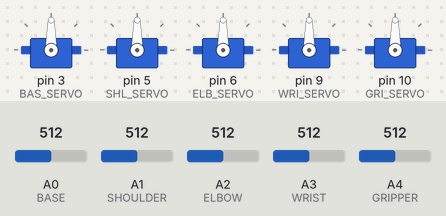
The sketch below on a simulated Arduino Uno, built with avr-gcc and run on an emulated ATmega328P. On the bench: 5 × servo. The inputs (shaded band) are chosen by the test bench; at power-on: A0 (BASE) = 512, A1 (SHOULDER) = 512, A2 (ELBOW) = 512, A3 (WRIST) = 512, A4 (GRIPPER) = 512.

Above: at 2.2 s.
2.3 s: A0 (BASE) set to 555
3.8 s: A0 (BASE) set to 577
At 5.1 s:
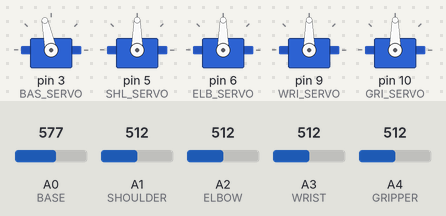
6.8 s: A1 (SHOULDER) set to 545
9.8 s: A1 (SHOULDER) set to 581
At 9.95 s:
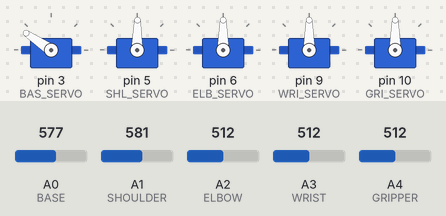
12.8 s: A2 (ELBOW) set to 610
At 13.04 s:
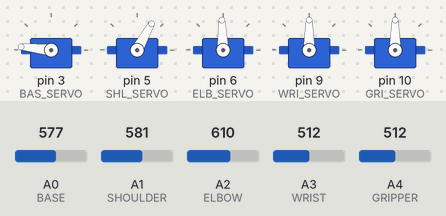
15.8 s: A3 (WRIST) set to 306
At 16.22 s:
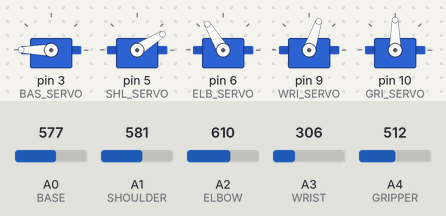
Timing chart, 0 to 22.1 s (numbered marks = the images above; inputs shaded):
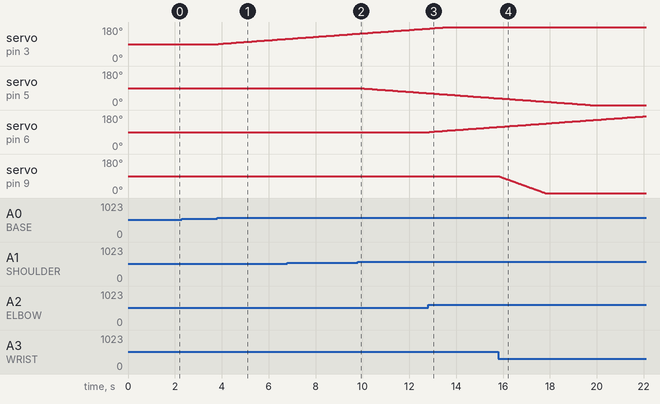

Measured:
- the behaviour switches between 562 and 563 on A0 (BASE) (found by bisection; images 0 and 1)
- the behaviour switches between 562 and 563 on A1 (SHOULDER) (found by bisection; images 1 and 2)
- after the input at 2.3 s, every drawn part: stays the same
- after the input at 3.8 s, servo on pin 3 (BAS_SERVO): moves from 90° to 117° over 2.9 s, starting after 0.05 s
- after the input at 9.8 s, servo on pin 5 (SHL_SERVO): moves from 90° to 63° over 2.9 s, starting after 0.06 s
- after the input at 12.8 s, servo on pin 6 (ELB_SERVO): moves from 90° to 117° over 2.9 s, starting after 0.05 s
- after the input at 15.8 s, servo on pin 9 (WRI_SERVO): moves from 90° to 0° over 2.0 s, starting at once

The sketch:

RobotGeekArmAnalog.ino
```cpp
// (licence header left out)
#include <Servo.h>

// Original v1.0 Arm using Rotation Knob/Absolute control for Base input. Uncomment next line to use v1.0 code (v11 define must be commented out).
//#define v10

// Revised v1.1 Arm using Incremental Joystick Lever for Base Input. Uncomment next line to use v1.1 code (v10 define must be commented out)
#define v11

// enables serial debugging via serial monitor @ 38400 baud. Outputs actual uS servo positions, including any offsets.
//#define SERIAL_DEBUG

//define analog pins that will be connected to the joystick pins
#define BASE     0  //connected to Horizontal Axis on Joystick # 1
#define SHOULDER 1  //connected to Vertical Axis on Joystick # 2
#define ELBOW    2  //connected to Vertical Axis on Joystick # 3
#define WRIST    3  //connected to Vertical Axis on Joystick # 4
#define GRIPPER  4  //connected to Rotation Knob / Potentiometer # 1

// Servo position limitations - limits in microseconds
#define BASE_MIN      600     //full counterclockwise for RobotGeek 180 degree servo
#define BASE_MAX      2400    //full clockwise for RobotGeek 180 degree servo
#define SHOULDER_MIN  600
#define SHOULDER_MAX  2400
#define ELBOW_MIN     600
#define ELBOW_MAX     2400
#define WRIST_MIN     600
#define WRIST_MAX     2400
#define GRIPPER_MIN   900    //full counterclockwise for 9g servo
#define GRIPPER_MAX   2100   //full clockwise for 9g servo

//generic deadband limits - not all joystics will center at 512, so these limits remove 'drift' from joysticks that are off-center.
#define DEADBANDLOW 482   //decrease this value if drift occurs, increase it to increase sensitivity around the center position
#define DEADBANDHIGH 542  //increase this value if drift occurs, decrease it to increase sensitivity around the center position

// Declare servo objects
Servo BAS_SERVO;    //base servo - RobotGeek Servo
Servo SHL_SERVO;    //shoulder servo - RobotGeek Servo
Servo ELB_SERVO;    //elbow servo - RobotGeek Servo
Servo WRI_SERVO;    //wrist servo - RobotGeek Servo
Servo WRO_SERVO;    //wrist rotate servo - RobotGeek Servo (unused for snapper arm)
Servo GRI_SERVO;    //gripper servo - 9g servo

//present positions of the servos
int Base     =1500;    //holds the present position of the Base servo, starts at 1500 (centered)
int Shoulder =1500;    //holds the present position of the Shoulder servo, starts at 1500 (centered)
int Elbow    =1500;    //holds the present position of the Elbow servo, starts at 1500 (centered)
int Wrist    =1500;    //holds the present position of the wrist servo, starts at 1500 (centered)
int Gripper  =1500;    //holds the present position of the gripper servo, starts at 1500 (centered)

// Define servo offsets in +/- uS. Adjust if your arm is not centering properly.
#define BAS_SERVO_ERROR 0 //(+ is CW, - is CCW)
#define SHL_SERVO_ERROR 0 //(+ is forward, - is backward)
#define ELB_SERVO_ERROR 0 //(+ is up, - is down)
#define WRI_SERVO_ERROR 0 //(+ is up, - is down)
#define GRI_SERVO_ERROR 0 //(+ is tighten grip, - is loosen grip)

//last read values of analog sensors (Native values, 0-1023)
int joyBaseVal = 0;     //present value of the base rotation knob (analog 0)
int joyShoulderVal = 0; //present value of the shoulder joystick (analog 1)
int joyElbowVal = 0;    //present value of the elbow joystick (analog 2)
int joyWristVal = 0;    //present value of the wrist joystick (analog 3)
int joyGripperVal = 0;  //present value of the gripper rotation knob (analog 4)

//last calculated values of analog sensors (Mapped values)
//knob values (base and gripper) will be mapped directly to the servo limits
//joystick values (shoulder, elbow and wrist) will be mapped from -speed to speed, to faciliate incremental control
int joyBaseMapped = 0;      //base knob value, mapped from 1-1023 to BASE_MIN-BASE_MAX
int joyShoulderMapped = 0;  //shoulder joystick value, mapped from 1-1023 to -speed to speed
int joyElbowMapped = 0;     //elbow joystick value, mapped from 1-1023 to -speed to speed
int joyWristMapped = 0;     //wrist joystick value, mapped from 1-1023 to -speed to speed
int joyGripperMapped = 0;   //gripper knob  value, mapped from 1-1023 to GRIPPER_MIN-GRIPPER_MAX

int speed = 10;  //speed modififer, increase this to increase the speed of the movement

int serialtimer = 0;


//===================================================================================================
// Setup
//====================================================================================================
void setup()
{
  Serial.begin(38400);
  // Attach servo and set limits
  BAS_SERVO.attach(3, BASE_MIN, BASE_MAX);
  SHL_SERVO.attach(5, SHOULDER_MIN, SHOULDER_MAX);
  ELB_SERVO.attach(6, ELBOW_MIN, ELBOW_MAX);
  WRI_SERVO.attach(9, WRIST_MIN, WRIST_MAX);
  GRI_SERVO.attach(10, GRIPPER_MIN, GRIPPER_MAX);

  delay(1000);  //wait 1 second

  set_servo();  // Move servos to defualt positions
}

void loop()
{

   //read analog values from analog sensors
   joyBaseVal = analogRead(BASE);
   joyShoulderVal = analogRead(SHOULDER);
   joyElbowVal = analogRead(ELBOW);
   joyWristVal = analogRead(WRIST);
   joyGripperVal = analogRead(GRIPPER);

// Base joint is handled differently depending upon analog control solution. v1.0 Snapper Arms used a rotational knob with direct/absolute control of the base servo, where v1.1 Snapper Arms use an incremental Joystick.

#ifdef v10
   joyBaseMapped = map(joyBaseVal, 1023, 0, BASE_MIN, BASE_MAX);  //Mapping analog knob value to servo PWM signal range
   Base = joyBaseMapped; //set servo position variable to the mapped value from the knob. Absolute/direct control.
#endif

#ifdef v11
   //only update the base joint if the joystick is outside the deadzone (i.e. moved oustide the center position)
   if(joyBaseVal > DEADBANDHIGH || joyBaseVal < DEADBANDLOW)
   {
     joyBaseMapped = map(joyBaseVal, 0, 1023, -speed, speed); //Map analog value from native joystick value (0 to 1023) to incremental change (-speed to speed)
     Base += joyBaseMapped; //add mapped base joystick value to present Base Value (positive values of joyBaseMapped will increase the position, negative values will decrease the position)
   }
#endif


   //only update the shoulder joint if the joystick is outside the deadzone (i.e. moved oustide the center position)
   if(joyShoulderVal > DEADBANDHIGH || joyShoulderVal < DEADBANDLOW)
   {
     joyShoulderMapped = map(joyShoulderVal, 0, 1023, -speed, speed); //Map analog value from native joystick value (0 to 1023) to incremental change (-speed to speed)
     Shoulder = Shoulder - joyShoulderMapped; //add mapped shoulder joystick value to present Shoulder Value (positive values of joyShoulderMapped will increase the position, negative values will decrease the position)
   }

   //only update the elbow joint if the joystick is outside the deadzone (i.e. moved oustide the center position)
   if(joyElbowVal > DEADBANDHIGH || joyElbowVal < DEADBANDLOW)
   {
     joyElbowMapped = map(joyElbowVal, 0, 1023, -speed, speed); //Map analog value from native joystick value (0 to 1023) to incremental change (-speed to speed)
     Elbow = Elbow + joyElbowMapped;//add mapped elbow joystick value to present elbow Value (positive values of joyElbowMapped will increase the position, negative values will decrease the position)
   }


   //only update the wrist joint if the joystick is outside the deadzone (i.e. moved oustide the center position)
   if(joyWristVal > DEADBANDHIGH || joyWristVal < DEADBANDLOW)
   {
     joyWristMapped = map(joyWristVal, 0, 1023, -speed, speed); //Map analog value from native joystick value (0 to 1023) to incremental change (-speed to speed)
     Wrist = Wrist + joyWristMapped;//add mapped wrist joystick value to present wrist Value (positive values of joyWristMapped will increase the position, negative values will decrease the position)
   }


   //Mapping analog joystick value to servo PWM signal range
   joyGripperMapped = map(joyGripperVal, 0, 1023, GRIPPER_MIN, GRIPPER_MAX);
   Gripper = joyGripperMapped;//set servo position variable to the mapped value from the knob


    //enforce upper/lower limits for servo position variable
    //(actual servo positions min/max are setup above as a part of .attach(), this is just for variable)
    if (Base < BASE_MIN)
    {
      Base =BASE_MIN;
    }
    else if (Base > BASE_MAX)
    {
      Base =BASE_MAX;
    }

    //enforce upper/lower limits for shoulder servo
    if (Shoulder < SHOULDER_MIN)
    {
      Shoulder =SHOULDER_MIN;
    }

    else if (Shoulder > SHOULDER_MAX)
    {
      Shoulder =SHOULDER_MAX;
    }


    //enforce upper/lower limits for elbow servo
    if (Elbow < ELBOW_MIN)
    {
      Elbow = ELBOW_MIN;
    }
    else if (Elbow > ELBOW_MAX)
    {
      Elbow = ELBOW_MAX;
    }


    //enforce upper/lower limits for wrist servo
    if (Wrist < WRIST_MIN)
    {
      Wrist = WRIST_MIN;
    }

    else if (Wrist > WRIST_MAX)
    {
      Wrist =WRIST_MAX;
    }


    //enforce upper/lower limits for gripper servo
    if (Gripper < GRIPPER_MIN)
    {
      Gripper =GRIPPER_MIN;
    }
    else if (Gripper > GRIPPER_MAX)
    {
      Gripper = GRIPPER_MAX;
    }

    //Funciton to set PWM Servo positions
    set_servo();

#ifdef SERIAL_DEBUG
    serialprintout();
    serialtimer++;
#endif
  }


/******************************************************
 *  set_servo()
 *
 *  This function sets the 5 servos on the snapper arm
 *  to the 5 positions variables. All servos and
 *  positions variables are globals
 *
 *  Parameters:
 *    none
  *
 *  Globals Used:
 *      Servo BAS_SERVO
 *      Servo WRI_SERVO
 *      Servo SHL_SERVO
 *      Servo ELB_SERVO
 *      Servo GRI_SERVO
 *      int Base
 *      int Wrist
 *      int Shoulder
 *      int Elbow
 *      int Gripper
 *
 *  Returns:
 *    none
 ******************************************************/

void set_servo()
{
  BAS_SERVO.writeMicroseconds(Base + BAS_SERVO_ERROR);
  SHL_SERVO.writeMicroseconds(Shoulder + SHL_SERVO_ERROR);
  ELB_SERVO.writeMicroseconds(Elbow + ELB_SERVO_ERROR);
  WRI_SERVO.writeMicroseconds(Wrist + WRI_SERVO_ERROR);
  GRI_SERVO.writeMicroseconds(Gripper + GRI_SERVO_ERROR);
    delay(10);
}

void serialprintout()
{
  if (serialtimer == 50)
    {
      serialtimer = 0;
      Serial.println("#####################");
      Serial.print("Base Value: ");
      Serial.println(Base + BAS_SERVO_ERROR);
      Serial.print("Shoulder Value: ");
      Serial.println(Shoulder + SHL_SERVO_ERROR);
      Serial.print("Elbow Value: ");
      Serial.println(Elbow + ELB_SERVO_ERROR);
      Serial.print("Wrist Value: ");
      Serial.println(Wrist + WRI_SERVO_ERROR);
      Serial.print("Gripper Value: ");
      Serial.println(Gripper + GRI_SERVO_ERROR);
    }
}
```
